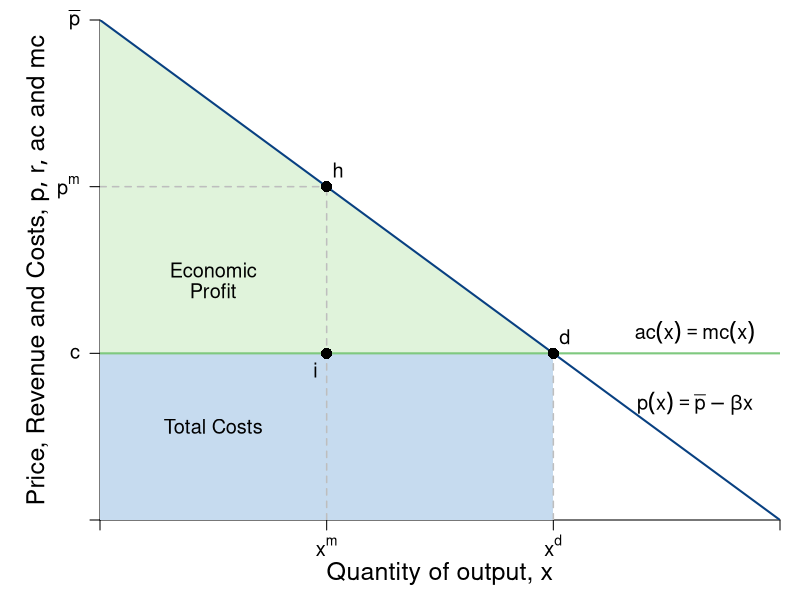

This figure's R source:
#Graph Designer: Simon Halliday
#Authors: Bowles, Foley and Halliday
#Title: Coordination, Conflict and Competition: A Text in Microeconomics

require(shape)
pdf(file = "competitionmarkets/monopolist_discriminating.pdf", width = 9, height = 7)

#Set parameters for graphics
axislabelsize <- 1.5
labelsize <- 1.2
graphlinewidth <- 2
segmentlinewidth <- 1.5

COL <- c("#7fc97f", "#beaed4", "#fdc086", "#ffff99", "#386cb0", "#f0027f", "#bf5b17", "#666666")
COLA <- c("#e0f3db", "#99d8c9","#66c2a4","#41ae76", "#238b45", "#005824")
COLB <- c("#c6dbef", "#4eb3d3", "#2b8cbe", "#0868ac","#084081")

#Edited the margins to cater for the larger LHS labels
par(mar =  c(4, 5, 1, 1))

AvgRevenue <- function(x, rmax = 12, xmax = 12){
  rmax - (rmax/xmax)*x
}

MRevenue <- function(x, rmax = 12, xmax = 12){
  rmax - 2*(rmax/xmax)*x
}

AvgCost <- function(x, c0 = 2, c1 = 4){
  c0/x + c1
}

xlims <- c(0, 12)
ylims <- c(0, 12)

npts <- 501 
x <- seq(xlims[1], xlims[2], length.out = npts)
y <- seq(ylims[1], ylims[2], length.out = npts) 
a <- c(13, 16.75, 19.25)

plot(0, 0, xlim = xlims, ylim = ylims, type = "n",
     xlab = expression(paste("")),
     ylab = expression(paste("")), 
     xaxt = "n", 
     yaxt = "n", 
     cex.lab = axislabelsize, 
     bty = "n",
     xaxs="i", 
     yaxs="i")

# ticksy <- seq(from = ylims[1], to = ylims[2], by = 1)
# ylabels <- seq(from = ylims[1], to = ylims[2], by = 1)
# ticksx <- seq(from = xlims[1], to = xlims[2], by = 1)
# xlabels <- seq(from = xlims[1], to = xlims[2], by = 1)
ticksy <- c(0, 4, AvgRevenue(x = 4), ylims[2])
ylabels <- c(NA, expression(paste(c)), expression(paste(p^{m})), expression(paste(bar(p) )))
ticksx <- c(0, 4, 8, xlims[2])
xlabels <- c(NA, expression(paste(x^{m})), expression(paste(x^{d})), NA)

axis(1, at = ticksx, pos = 0, labels = xlabels, cex.axis = labelsize)
axis(2, at = ticksy, pos = 0, labels = ylabels, las = 1, cex.axis = labelsize)

npts <- 500 
xx1 <- seq(xlims[1], xlims[2], length.out = npts)
xx3 <- seq(2, 6, length.out = npts)

#Draw the polygon for profit
xpoly1 <- c(0, 8, 0, 0)
ypoly1 <- c(4, 4, 12, 4)
polygon(x = xpoly1, y = ypoly1, col=COLA[1], density=NULL, border = NA)

#Draw the polygon for costs
xpoly2 <- c(0, 8, 8, 0, 0)
ypoly2 <- c(0, 0, 4, 4, 0)
polygon(x = xpoly2, y = ypoly2, col=COLB[1], density=NULL, border = NA)

#lines(xx1, bcA(xx1, w = 10, p = 1.5), col = COLB[3], lwd = graphlinewidth)
lines(xx1, AvgRevenue(xx1, rmax = 12, xmax = 12), col = COLB[5], lwd = graphlinewidth)
#lines(xx1, MRevenue(xx1, rmax = 12, xmax = 12), col = COLB[4], lwd = graphlinewidth)
#lines(xx1, AvgCost(xx1, c0 = 2, c1 = 4), col = COLA[5], lwd = graphlinewidth)

#Label the axes
mtext(expression(paste("Quantity of output, ", x)), side=1, line = 2.5, cex = axislabelsize)
text(-1.1, 0.5*ylims[2], expression(paste("Price, Revenue and Costs, ", list(p, r, ac), " and ", mc)), xpd = TRUE, cex = axislabelsize, srt = 90) 

#Label curves
text(10.5, 4.5, expression(paste(ac(x) == mc(x))), cex = labelsize)
text(10.5, 2.8, expression(paste(p(x) == bar(p) - beta*x)), cex = labelsize)

#Labels cost and profit areas
text(2, 0.5*AvgCost(x = 4), expression("Total Costs"), cex = labelsize)
text(2, 6, expression("Economic"), cex = labelsize)
text(2, 5.5, expression("Profit"), cex = labelsize)

#Draw segments for total costs
segments(0, AvgRevenue(x = 4), 4, AvgRevenue(x = 4), lty = 2, col = "gray" , lwd = segmentlinewidth)
segments(4, 0, 4, AvgRevenue(x = 4), lty = 2, col = "gray" , lwd = segmentlinewidth)
segments(0, 4, xlims[2], 4, lty = 1, col = COL[1] , lwd = graphlinewidth)
segments(8, 0, 8, 4, lty = 2, col = "gray" , lwd = segmentlinewidth)

#Label Points for comparison
points(4, MRevenue(x = 4), pch = 16, col = "black", cex = 1.5)
text(3.8, MRevenue(x = 4) - 0.4, expression(i), cex = labelsize)

points(8, AvgRevenue(x = 8), pch = 16, col = "black", cex = 1.5)
text(8.2, AvgRevenue(x = 8) + 0.4, expression(d), cex = labelsize)

points(4, AvgRevenue(x = 4), pch = 16, col = "black", cex = 1.5)
text(4.2, AvgRevenue(x = 4) + 0.4, expression(h), cex = labelsize)


#Arrow to mr = mc
#text(7.5, 9.5, expression(paste("Profit Maximum at")), cex = labelsize)
#text(7.5, 9, expression(paste(mr == mc)), cex = labelsize)
#Arrows(6.1, 9.2, 4.2, 4.3, col = "black", lty = 1, lwd = 2, arr.type = "triangle", arr.lwd = 0.5)



dev.off()
